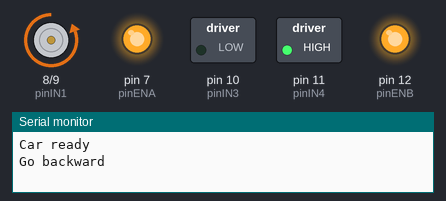
A sketch run on a simulated Arduino Uno, built with avr-gcc and run on an emulated ATmega328P. On the bench: motor-driver pin pairs drawn as motors (green arrow = first pin HIGH = forward, orange = second pin HIGH = backward, longer = more drive), switched loads named in the sketch (green lamp = pin HIGH), output pins drawn as LEDs (lit = HIGH), the last lines printed to the serial monitor.

Above: at 1.0 s.
At 8.0 s:
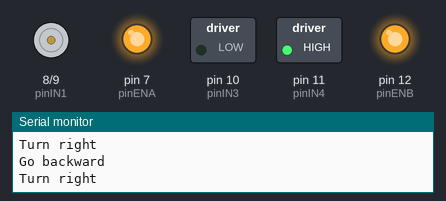
Timing chart, 0 to 12.0 s (numbered marks = the images above):
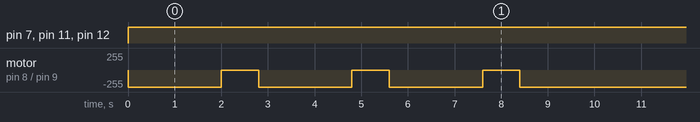

Measured:
- by itself, pin 7 (pinENA), pin 11 (pinIN4), pin 12 (pinENB): LOW → HIGH at 0.00 s
- by itself, motor on pin 8 (pinIN1) / pin 9 (pinIN2): repeats every 10.4 s: 2 × (stopped 0.80 s, backward 255/255 2.0 s), stopped 0.80 s, backward 255/255 4.0 s

The sketch:

TheoLeRobot_nov08a.ino
```cpp
//def pins motors and h bridge
int pinIN1 = 8;
int pinIN2 = 9;
int pinIN3 = 10;
int pinIN4 = 11;
int pinENA = 7;
int pinENB = 12;

void setup() {

//motors
pinMode (pinIN1, OUTPUT);
pinMode (pinIN2, OUTPUT);
pinMode (pinIN3, OUTPUT);
pinMode (pinIN4, OUTPUT);
pinMode (pinENA, OUTPUT);
pinMode (pinENB, OUTPUT);
Serial.begin(9600);
Serial.println("Car ready");
}


void loop() {

forward(2000, 150);
turnRight(800, 150);
forward(2000, 150);
turnRight(800, 150);
forward(2000,150);
turnRight(800, 150);
forward(2000,150);
}


void stopMotors(){
  //stop motors
digitalWrite (pinIN1, LOW);
digitalWrite (pinIN2, LOW);
digitalWrite (pinIN3, LOW);
digitalWrite (pinIN4, LOW);
}


void backward (int sec, int sp){
Serial.println("Go backward");
//speed
analogWrite(pinENA, sp);
analogWrite(pinENB, sp);
//order to the 1st motor
digitalWrite (pinIN1, 1);
digitalWrite (pinIN2, 0);
//order to the 2nd motor
digitalWrite (pinIN3, 1);
digitalWrite (pinIN4, 0);
delay(sec);
}

void forward (int sec, int sp){
Serial.println("Go backward");
//speed
analogWrite(pinENA, sp);
analogWrite(pinENB, sp);
//order to the 1st motor
digitalWrite (pinIN1, 0);
digitalWrite (pinIN2, 1);
//order to the 2nd motor
digitalWrite (pinIN3, 0);
digitalWrite (pinIN4, 1);
delay(sec);
}

void turnRight (int sec, int sp) {
Serial.println("Turn right");
//speed
analogWrite(pinENA, sp);
analogWrite(pinENB, sp);
//order to the 1st motor
digitalWrite (pinIN1, 0);
digitalWrite (pinIN2, 0);
//order to the 2nd motor
digitalWrite (pinIN3, 0);
digitalWrite (pinIN4, 1);
delay(sec);

}

void turnLeft (int sec, int sp) {
Serial.println("Turn left");
//speed
analogWrite(pinENA, sp);
analogWrite(pinENB, sp);
//order to the 1st motor
digitalWrite (pinIN1, 0);
digitalWrite (pinIN2, 1);
//order to the 2nd motor
digitalWrite (pinIN3, 0);
digitalWrite (pinIN4, 0);
delay(sec);
}
```
